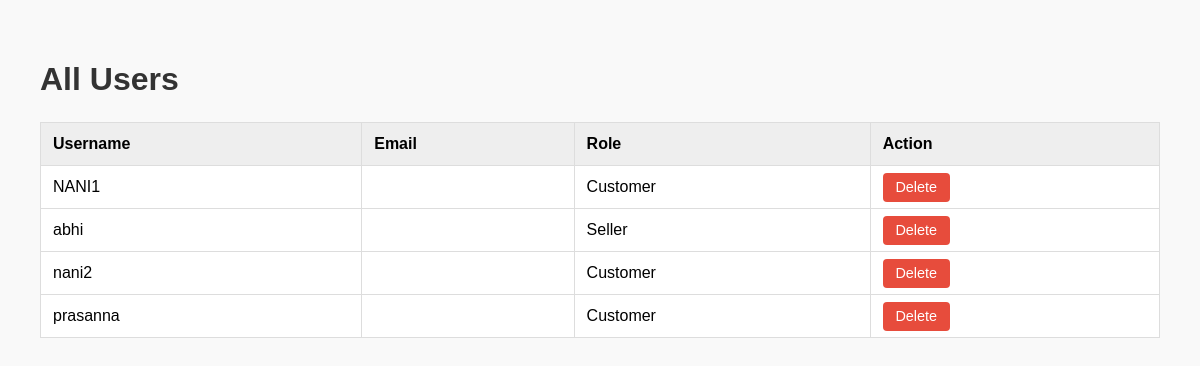
Screenshot of /users/list/ (signed in) with the database file from the repository.
### core/models.py (models this page shows, shortened)
class Profile(models.Model):
    ROLE_CHOICES = (
        ('customer', 'Customer'),
        ('seller', 'Seller'),
    )
    user = models.OneToOneField(User, on_delete=models.CASCADE)
    role = models.CharField(max_length=10, choices=ROLE_CHOICES)

### core/views.py (the view)
# urls.py: path('users/list/', views.users_list, name='users_list'),  # Renamed 'users' to 'users_list'
@user_passes_test(is_admin)
def users_list(request):
    profiles = Profile.objects.select_related('user').all()
    return render(request, 'core/users.html', {'profiles': profiles})

### core/views.py (called while the page is built)
def is_admin(user):
    return user.is_superuser

### core/templates/core/users.html (shortened to what this page needs)
<!DOCTYPE html>
<html lang="en">
<head>
</head>
<body>
    <h1>All Users</h1>
    {% if profiles %}
        <table>
            <thead>
                <tr>
                    <th>Username</th>
                    <th>Email</th>
                    <th>Role</th>
                    <th>Action</th>
                </tr>
            </thead>
            <tbody>
                {% for profile in profiles %}
                <tr>
                    <td>{{ profile.user.username }}</td>
                    <td>{{ profile.user.email }}</td>
                    <td>{{ profile.role|capfirst }}</td>
                    <td>
                        <a class="delete-btn" href="{% url 'delete_user' profile.user.id %}" onclick="return confirm('Are you sure you want to delete this user?');">Delete</a>
                    </td>
                </tr>
                {% endfor %}
            </tbody>
        </table>
    {% else %}
        <p>No users found.</p>
    {% endif %}
</body>
</html>

### core/templates/core/users.html (style rules this page uses)
body { font-family: Arial, sans-serif; padding: 2rem; background-color: #f9f9f9; }
h1 { color: #333; }
table { width: 100%; border-collapse: collapse; margin-top: 1.5rem; background-color: white; }
th, td { padding: 0.75rem; border: 1px solid #ddd; text-align: left; }
th { background-color: #eee; }
.delete-btn { background-color: #e74c3c; color: white; padding: 0.4rem 0.8rem; border: none; border-radius: 4px; text-decoration: none; font-size: 0.9rem; }

### rows the page displays
Profile: user.username "NANI1", role "Customer"
Profile: user.username "abhi", role "Seller"
Profile: user.username "nani2", role "Customer"
Profile: user.username "prasanna", role "Customer"
